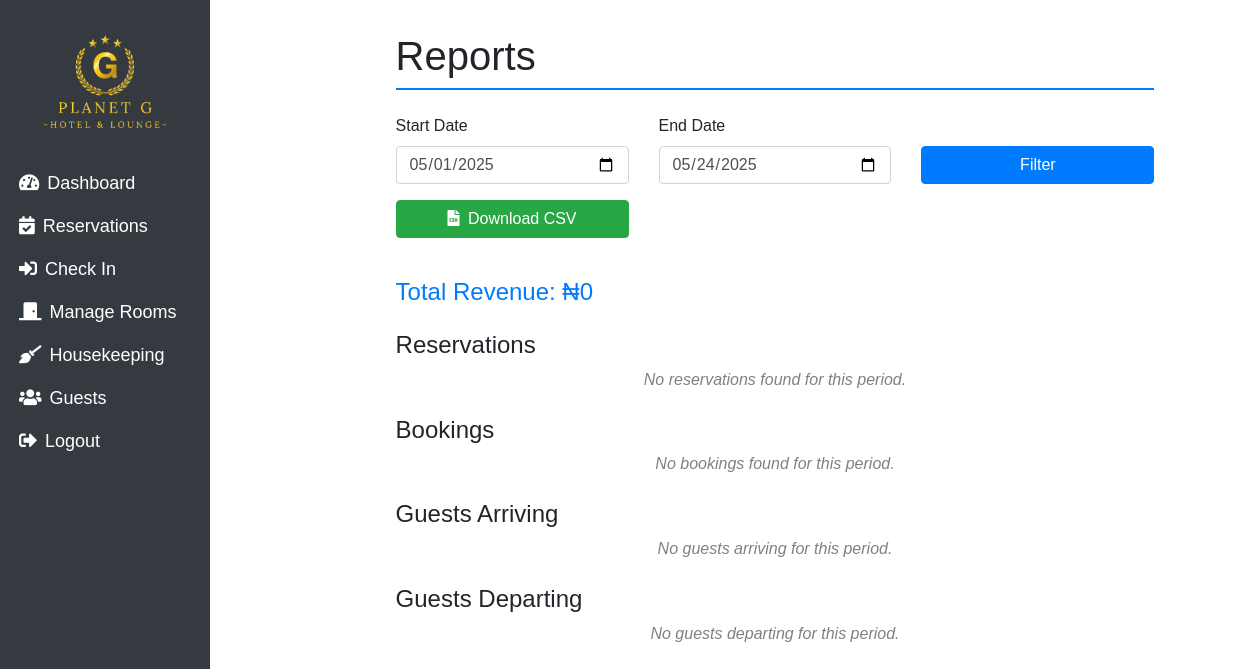
The app's page /reports (signed in), older data.
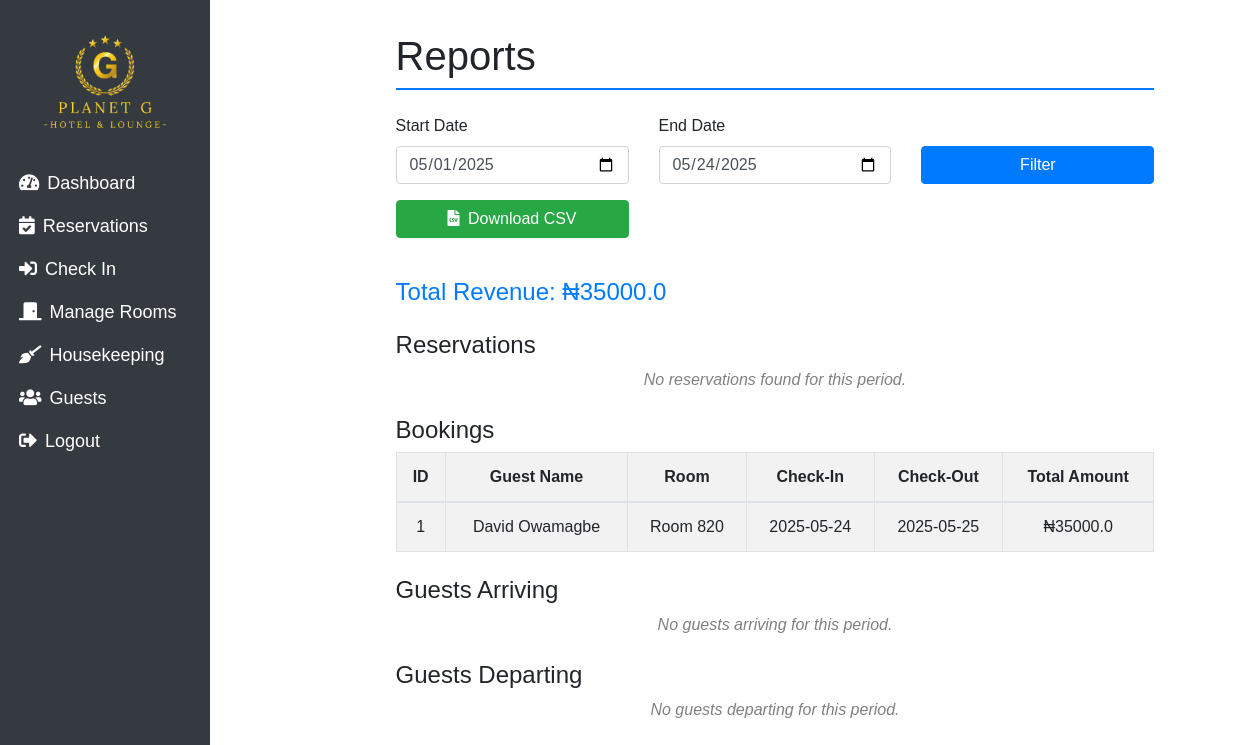
The same page, newer data.
### main.py (models this page shows, shortened)
class Booking(db.Model):
    id = db.Column(db.Integer, primary_key=True)
    first_name = db.Column(db.String(100), nullable=False)
    last_name = db.Column(db.String(100), nullable=False)
    phone_number = db.Column(db.String(20), nullable=False)
    email = db.Column(db.String(120), nullable=False)
    address = db.Column(db.String(200), nullable=False)
    id_type = db.Column(db.String(50), nullable=True)
    id_number = db.Column(db.String(50), nullable=True)
    check_in_date = db.Column(db.Date, nullable=False)
    check_out_date = db.Column(db.Date, nullable=False)
    children_number = db.Column(db.Integer, nullable=False)
    adults_number = db.Column(db.Integer, nullable=False)
    status = db.Column(db.String(20), nullable=False, default='Pending')
    room_id = db.Column(db.Integer, db.ForeignKey('room.id'), nullable=False)
    guest_id = db.Column(db.Integer, db.ForeignKey('guest.id'), nullable=False)  # ForeignKey for Guest
    total_amount = db.Column(db.Float, nullable=False)

class Room(db.Model):
    id = db.Column(db.Integer, primary_key=True)
    room_number = db.Column(db.String(50), unique=True, nullable=False)
    room_type = db.Column(db.String(50), nullable=False)
    status = db.Column(db.String(50), nullable=False)
    price = db.Column(db.Numeric(10, 2), nullable=False)  # Numeric type for price
    bookings = db.relationship('Booking', backref='room', lazy=True)
    reservations = db.relationship('Reservation', backref='room', lazy=True)

### main.py (the view)
@app.route('/reports', methods=['GET'])
@login_required
def reports():
    try:
        today = datetime.today()
        start_date = request.args.get('start_date', None)
        end_date = request.args.get('end_date', None)
        if start_date and end_date:
            try:
                start_date = datetime.strptime(start_date, '%Y-%m-%d').replace(hour=0, minute=0, second=0, microsecond=0)
                end_date = datetime.strptime(end_date, '%Y-%m-%d').replace(hour=23, minute=59, second=59, microsecond=999999)
                if start_date > end_date:
                    flash("Start date cannot be after end date.", "danger")
                    return redirect(url_for('reports'))
            except ValueError:
                flash("Invalid date format. Please use YYYY-MM-DD.", "danger")
                return redirect(url_for('reports'))
        else:
            start_date = today.replace(day=1)
            end_date = today.replace(hour=23, minute=59, second=59, microsecond=999999)
        reservations = Reservation.query.filter(
            Reservation.check_in_date >= start_date,
            Reservation.check_in_date <= end_date
        ).options(joinedload(Reservation.room)).all()
        bookings = Booking.query.filter(
            Booking.check_in_date <= end_date,  # Check-in should be before or on the end date
            Booking.check_out_date >= start_date,  # Check-out should be after or on the start date
            Booking.status == 'Checked In'
        ).options(joinedload(Booking.room)).all()
        total_revenue = db.session.query(func.sum(Booking.total_amount)).filter(
            Booking.check_in_date <= end_date,
            Booking.check_out_date >= start_date,
            Booking.status == 'Checked In'
        ).scalar() or 0
        guests_arriving = Reservation.query.filter(
            Reservation.check_in_date >= start_date,
            Reservation.check_in_date <= end_date,
            Reservation.status == 'Reserved'
        ).options(joinedload(Reservation.room)).all()
        guests_departing = Booking.query.filter(
            Booking.check_out_date >= start_date,
            Booking.check_out_date <= end_date,
            Booking.status == 'Checked In'
        ).options(joinedload(Booking.room)).all()
        total_rooms = Room.query.count()
        occupied_rooms = Room.query.filter_by(status='Occupied').count()
        occupancy_rate = (occupied_rooms / total_rooms * 100) if total_rooms > 0 else 0
        return render_template(
            'reports.html',
            reservations=reservations,
            bookings=bookings,
            total_revenue=total_revenue,
            guests_arriving=guests_arriving,
            guests_departing=guests_departing,
            occupancy_rate=occupancy_rate,
            start_date=start_date,
            end_date=end_date
        )
    except Exception as e:
        app.logger.error(f"Error generating report: {e}")
        flash("An error occurred while generating the report. Please try again.", "danger")
        return redirect(url_for('reports'))

### main.py (called while the page is built)
@login_manager.user_loader
def load_user(user_id):
    return User.query.get(int(user_id))

### templates/reports.html (shortened to what the changed rows need)
<!DOCTYPE html>
<html lang="en">
<head>
    <link rel="stylesheet" href="https://cdn.jsdelivr.net/npm/bootstrap@4.6.2/dist/css/bootstrap.min.css">
    <link href="https://cdnjs.cloudflare.com/ajax/libs/font-awesome/5.15.4/css/all.min.css" rel="stylesheet">
    <link rel="stylesheet" href="/static/css/dashboard.css" />
</head>
<body>
    <div class="container-fluid">
        <div class="row">
            <div class="col-md-10 col-sm-8 content">
                <div class="container">
                    <h1 class="section-title">Reports</h1>
                    <form method="GET" action="{{ url_for('reports') }}" class="mb-4">
                        <div class="row">
                        </div>
                    </form>
                    <h4 class="text-primary">Total Revenue: ₦{{ total_revenue }}</h4>
                    <div class="mt-4">
                        <h4>Reservations</h4>
                        {% if reservations %}
                        <table class="table table-striped table-bordered">
                            <thead>
                                <tr>
                                    <th>ID</th>
                                    <th>Guest Name</th>
                                    <th>Room</th>
                                    <th>Check-In</th>
                                    <th>Check-Out</th>
                                </tr>
                            </thead>
                            <tbody>
                                {% for reservation in reservations %}
                                <tr>
                                    <td>{{ reservation.id }}</td>
                                    <td>{{ reservation.first_name }} {{ reservation.last_name }}</td>
                                    <td>Room {{ reservation.room.room_number }}</td>
                                    <td>{{ reservation.check_in_date }}</td>
                                    <td>{{ reservation.check_out_date }}</td>
                                </tr>
                                {% endfor %}
                            </tbody>
                        </table>
                        {% else %}
                        <p class="empty-state">No reservations found for this period.</p>
                        {% endif %}
                    </div>
                    <div class="mt-4">
                        <h4>Bookings</h4>
                        {% if bookings %}
                        <table class="table table-striped table-bordered">
                            <thead>
                                <tr>
                                    <th>ID</th>
                                    <th>Guest Name</th>
                                    <th>Room</th>
                                    <th>Check-In</th>
                                    <th>Check-Out</th>
                                    <th>Total Amount</th>
                                </tr>
                            </thead>
                            <tbody>
                                {% for booking in bookings %}
                                <tr>
                                    <td>{{ booking.id }}</td>
                                    <td>{{ booking.first_name }} {{ booking.last_name }}</td>
                                    <td>Room {{ booking.room.room_number }}</td>
                                    <td>{{ booking.check_in_date }}</td>
                                    <td>{{ booking.check_out_date }}</td>
                                    <td>₦{{ booking.total_amount }}</td>
                                </tr>
                                {% endfor %}
                            </tbody>
                        </table>
                        {% else %}
                        <p class="empty-state">No bookings found for this period.</p>
                        {% endif %}
                    </div>
                   <div class="mt-4">
                    <h4>Guests Arriving</h4>
                    {% if guests_arriving %}
                    <table class="table table-striped table-bordered">
                        <thead>
                            <tr>
                                <th>Guest Name</th>
                                <th>Room Number</th>
                                <th>Room Type</th>
                                <th>Check-In Date</th>
                                <th>Phone Number</th>
                                <th>Email</th>
                            </tr>
                        </thead>
                        <tbody>
                            {% for guest in guests_arriving %}
                            <tr>
                                <td>{{ guest.first_name }} {{ guest.last_name }}</td>
                                <td>{{ guest.room.room_number }}</td>
                                <td>{{ guest.room.room_type }}</td>
                                <td>{{ guest.check_in_date }}</td>
                                <td>{{ guest.phone_number }}</td>
                                <td>{{ guest.email }}</td>
                            </tr>
                            {% endfor %}
                        </tbody>
                    </table>
                    {% else %}
                    <p class="empty-state">No guests arriving for this period.</p>
                    {% endif %}
                </div>
                <div class="mt-4">
                    <h4>Guests Departing</h4>
                    {% if guests_departing %}
                    <table class="table table-striped table-bordered">
                        <thead>
                            <tr>
                                <th>Guest Name</th>
                                <th>Room Number</th>
                                <th>Room Type</th>
                                <th>Check-Out Date</th>
                                <th>Phone Number</th>
                                <th>Email</th>
                            </tr>
                        </thead>
                        <tbody>
                            {% for guest in guests_departing %}
                            <tr>
                                <td>{{ guest.first_name }} {{ guest.last_name }}</td>
                                <td>{{ guest.room.room_number }}</td>
                                <td>{{ guest.room.room_type }}</td>
                                <td>{{ guest.check_out_date }}</td>
                                <td>{{ guest.phone_number }}</td>
                                <td>{{ guest.email }}</td>
                            </tr>
                            {% endfor %}
                        </tbody>
                    </table>
                    {% else %}
                    <p class="empty-state">No guests departing for this period.</p>
                    {% endif %}
                </div>
            </div>
        </div>
    </div>
</div>
</body>
</html>

Row changes from the older to the newer data that the page shows:
now on this page (row edited): Booking: id "1", first_name "David", last_name "Owamagbe", room.room_number "820", check_in_date "2025-05-24", check_out_date "2025-05-25", total_amount "35000.0"
Text that changed along with them:
{{ total_revenue }}: "0" → "35000.0"
text no longer shown: "No bookings found for this period."
text now shown: "ID Guest Name Room Check-In Check-Out Total Amount"
